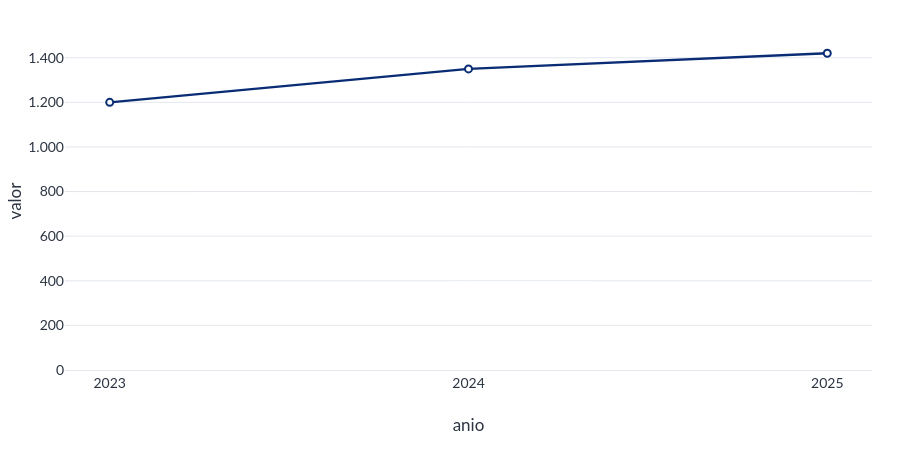

Notebook code for this chart:
### Markdown cell above
# visualizaciones_ineCL: ejemplos Python
Todos los indicadores son ficticios. Abrir este cuaderno desde la carpeta ejemplos.

### Code cell
# Importa las fuentes del proyecto antes de cargar la biblioteca de visualizaciones.
from pathlib import Path
from matplotlib import font_manager

raiz = Path.cwd()
while raiz != raiz.parent and not (raiz / "recursos" / "fuentes").is_dir():
    raiz = raiz.parent
carpeta_fuentes = raiz / "recursos" / "fuentes"
for archivo in ("Lato-Regular.ttf", "Lato-Bold.ttf"):
    ruta_fuente = carpeta_fuentes / archivo
    if not ruta_fuente.is_file():
        raise FileNotFoundError(f"No se encontró la fuente requerida: {ruta_fuente}")
    font_manager.fontManager.addfont(str(ruta_fuente))

# Confirma que la fuente quedó disponible antes de importar y usar la biblioteca.
font_manager.findfont("Lato", fallback_to_default=False)

import pandas as pd
import visualizaciones_inecl as ine

datos = pd.DataFrame({"anio": [2023, 2024, 2025], "valor": [1200, 1350, 1420]})
meta = ine.Metadatos("Cantidad ficticia por año", "Datos ficticios", ficticios=True)
v = ine.grafico_lineas(datos, "anio", "valor", meta)
v.figura

### Figure 1 — Plotly figure (JSON) as saved in the notebook; plotly's stock layout.template omitted (floating-point values rounded to 4 significant figures)
{"data": [{"hovertemplate": "%{x}<br>%{y:,.1f}<extra>%{fullData.name}</extra>", "line": {"color": "#092C74", "width": 2.4}, "marker": {"color": "white", "line": {"color": "#092C74", "width": 2}, "size": 7}, "mode": "lines+markers", "name": "", "text": ["1.200,0", "1.350,0", "1.420,0"], "textposition": "top center", "type": "scatter", "x": [2023, 2024, 2025], "y": [1200, 1350, 1420]}], "layout": {"autosize": true, "colorway": ["#092C74", "#E31D1A", "#2C67A3", "#2E7D32", "#6A1B9A", "#EF6C00"], "font": {"color": "#2B3442", "family": "Lato, Arial, sans-serif", "size": 14}, "height": 460, "hoverlabel": {"bgcolor": "white", "font": {"color": "#092C74", "family": "Lato, Arial, sans-serif"}}, "hovermode": "x unified", "legend": {"orientation": "h", "x": 0, "y": -0.18}, "margin": {"b": 90, "l": 65, "r": 28, "t": 32}, "paper_bgcolor": "#FFFFFF", "plot_bgcolor": "#FFFFFF", "separators": ",.", "showlegend": false, "xaxis": {"automargin": true, "linecolor": "#E3E7ED", "showgrid": false, "tickformat": ",.1~f", "tickmode": "array", "ticktext": ["2023", "2024", "2025"], "tickvals": [2023, 2024, 2025], "title": {"text": "anio"}, "zeroline": false}, "yaxis": {"automargin": true, "gridcolor": "#E3E7ED", "rangemode": "tozero", "showgrid": true, "tickformat": ",.1~f", "title": {"text": "valor"}, "zeroline": false}}}
